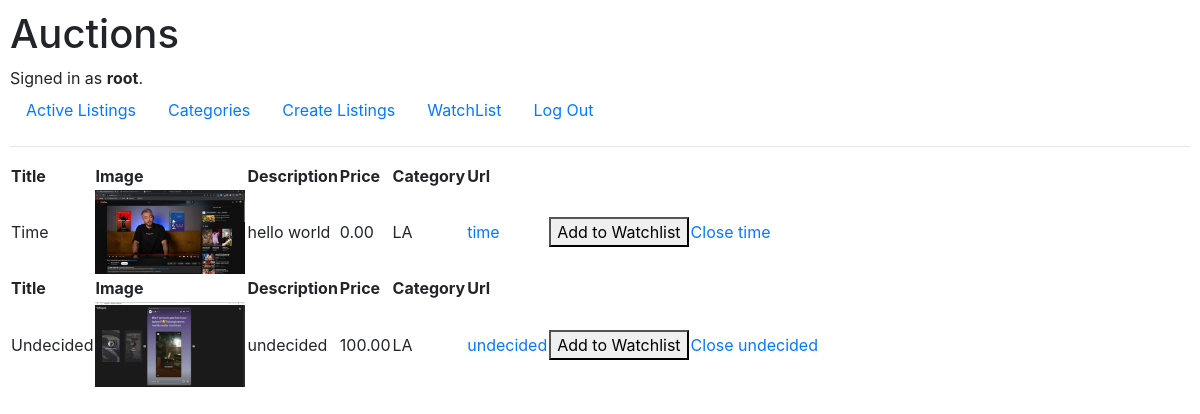
Screenshot of / (signed in) with the database file from the repository.
### auctions/models.py (models this page shows, shortened)
class User(AbstractUser):
    email = models.CharField(max_length=255, default="example@gmail.com", unique=True)

class Listings(models.Model):
    title = models.CharField(max_length=255, unique=True, default="undecided")
    description = models.TextField(max_length=900, default="undecided")
    initialBids = models.DecimalField(max_digits=1_000_000, decimal_places=2)
    category = models.CharField(choices=TYPES_AUCTIONS_TUPLE, default=TYPES_AUCTIONS_TUPLE[0], max_length=255)
    image = models.ImageField(upload_to=f"{BASE_DIR}/images")
    user = models.ForeignKey("User", to_field="username", related_name="listingUser", on_delete=models.CASCADE)
    winner = models.ForeignKey("User", to_field="email", on_delete=models.CASCADE, related_name="winner", blank=True, null=True)
    class Meta:
        ordering = ["initialBids", "title"]

### auctions/views.py (the view)
# urls.py: path("", views.ListingsList.as_view(), name="index"),
class ListingsList(ListView):
    queryset = Listings.objects.filter(winner__isnull=True).order_by("title")
    model = Listings
    context_object_name = "listings"
    template_name = "listings_list.html"

### auctions/templates/auctions/listings_list.html (shortened to what this page needs)
{% extends 'auctions/layout.html' %}
{% block body %}
  <table>
    {% for listing in listings %}
        <tr>
          <th>Title</th>
          <th>Image</th>
          <th>Description</th>
          <th>Price</th>
          <th>Category</th>
          <th>Url</th>
        </tr>
        <tr>
          <td>{{ listing.title|title }}</td>
            {% if listing.image %}
            <td><a href="{{ listing.image.url }}"><img src="{{ listing.image.url }}" width="150px"></a></td>
            {% else %}
            <td><h5>Not found</h5></td>
            {% endif %}
          <td>{{ listing.description }}</td>
          <td>{{ listing.initialBids }}</td>
          <td> {{ listing.category }} </td>
          <td><a href="{% url 'detail' listing.title %}">{{ listing.title }}</a></td>
          {% if request.user.is_authenticated %}
            <td>
              <form method="post" action="{% url 'add_to_watchlist' item_id=listing.id %}">
                <button type="submit">Add to Watchlist</button>
              </form>
            </td>
          {% endif %}
          <td>
            <a href="{% url 'close-auction' listing.id %}">
              Close {{ listing.title }}
            </a>
          </td>
        </tr>
      {% empty %}
        <h1>
          Nothing to show
        </h1>
    {% endfor %}
  </table>
{% endblock %}

### auctions/templates/auctions/layout.html (shortened to what this page needs)
{% load static %}
<!DOCTYPE html>
<html lang="en">
    <head>
        <link rel="stylesheet" href="https://stackpath.bootstrapcdn.com/bootstrap/4.4.1/css/bootstrap.min.css">
        <link href="{% static 'auctions/styles.css' %}" rel="stylesheet">
    </head>
    <body>
        <h1>Auctions</h1>
        <div>
            {% if user.is_authenticated %}
                Signed in as <strong>{{ user.username }}</strong>.
            {% else %}
                Not signed in.
            {% endif %}
        </div>
        <ul class="nav">
            <li class="nav-item">
                <a class="nav-link" href="{% url 'index' %}">Active Listings</a>
            </li>
            <li class="new-item">
                <a href="{% url 'categories' %}" class="nav-link">Categories</a>
            </li>
            {% if user.is_authenticated %}
                <li class="nav-item">
                    <a href="{% url 'create-listings' %}" class="nav-link">Create Listings</a>
                </li>
                <li class="nav-item">
                    <a href="{% url 'watchlist' %}" class="nav-link"> WatchList</a>
                </li>
                <li class="nav-item">
                    <a class="nav-link" href="{% url 'logout' %}">Log Out</a>
                </li>
            {% endif %}
        </ul>
        <hr>
        {% block body %}
        {% endblock %}
    </body>
</html>

### auctions/static/auctions/styles.css (style rules this page uses)
body { padding: 10px; }

### rows the page displays
User: username "root"
Listings: title "Time", image (picture), description "hello world", initialBids "0.00", category "LA", title "time"
Listings: title "Undecided", image (picture), description "undecided", initialBids "100.00", category "LA", title "undecided"
